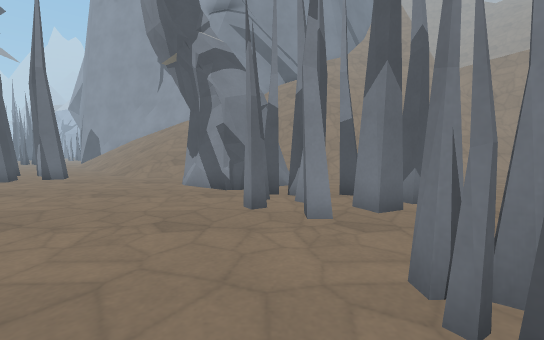
[1] (above)

20 first-person views from a walk through a level from a Godot 3-D game. The camera is 1.2 m above the floor, tilts 4° down and sees 90° across. Doors that lead somewhere are drawn open, without their leaves. The floor is counted in squares, 1 m on a side. Each view is taken from the middle of a square. On the plan, view 1 faces up. The plan holds only what a view shows up to about 13 squares ahead; the rest is blank. The place goes on beyond the plan. Surface patterns are stand-ins for the level's own textures.

[2]
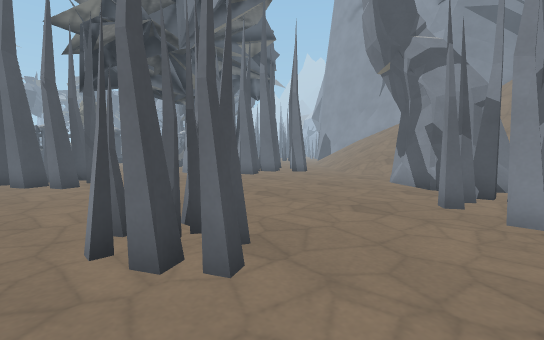

[3]
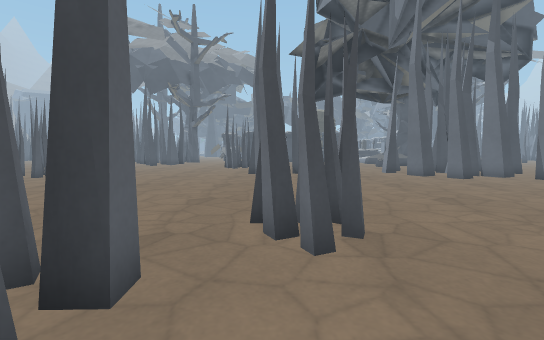

[4]
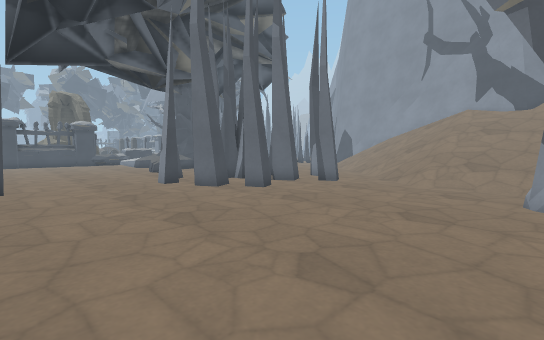

[5]
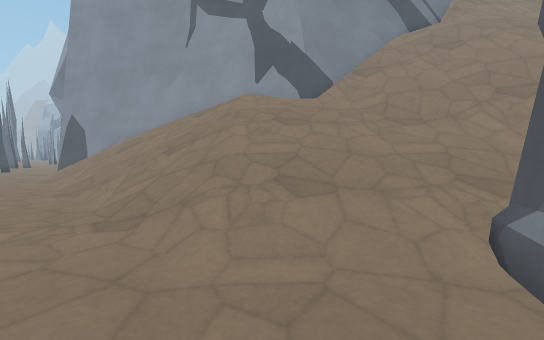

[6]
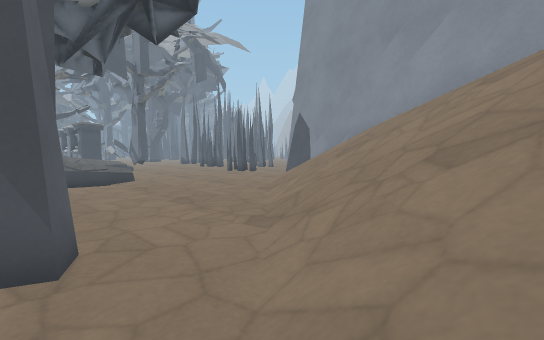

[7]
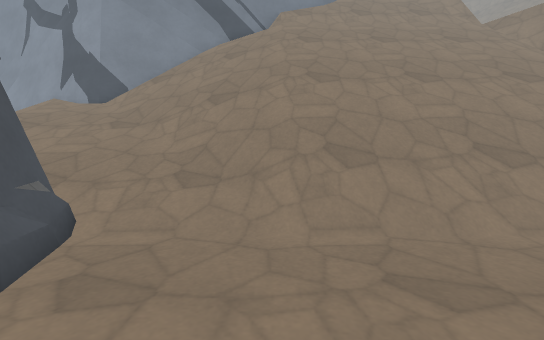

[8]
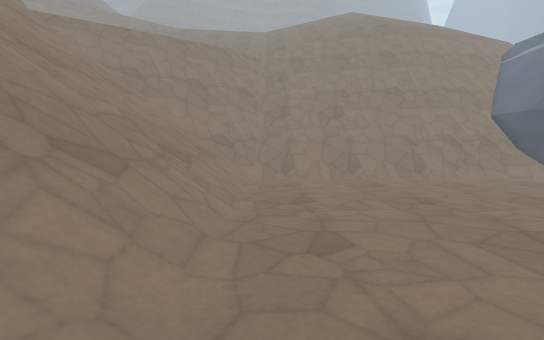

[9]
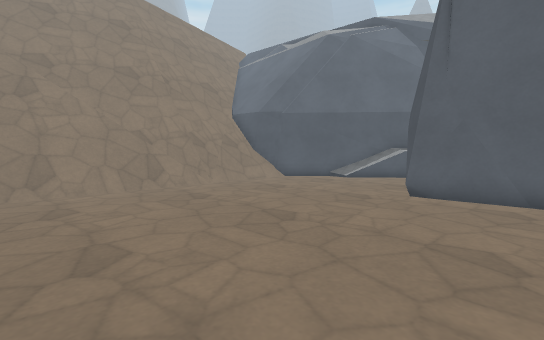

[10]
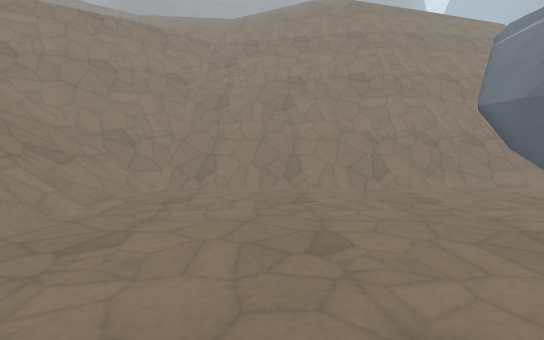

[11]
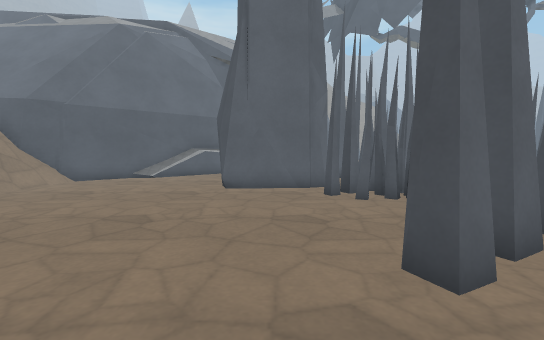

[12]
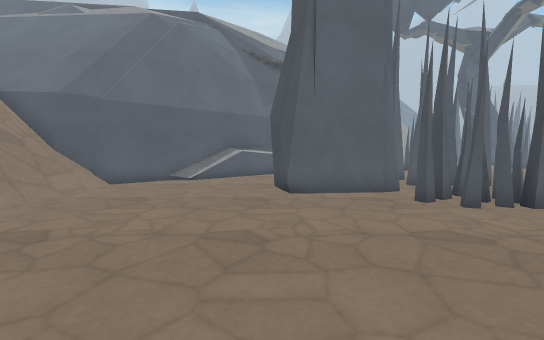

[13]
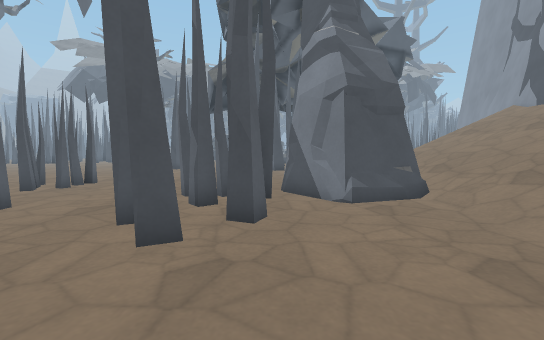

[14]
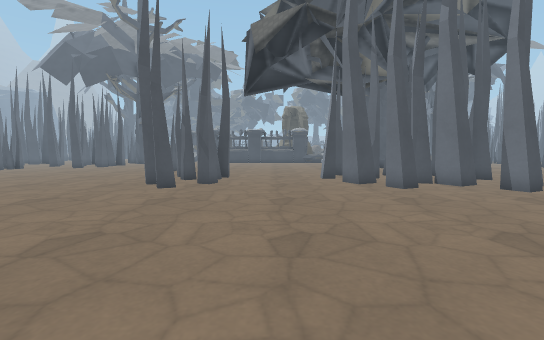

[15]
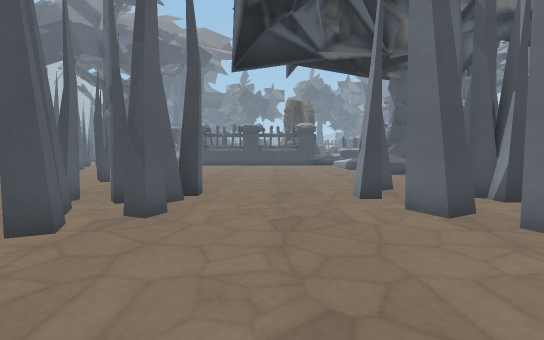

[16]
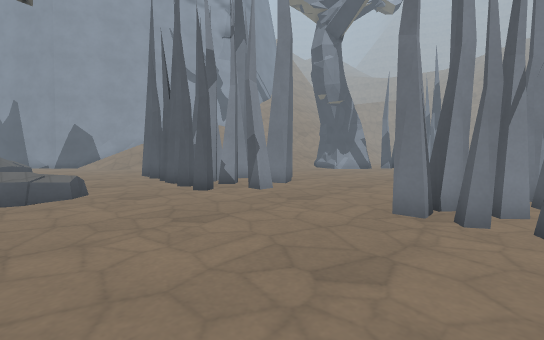

[17]
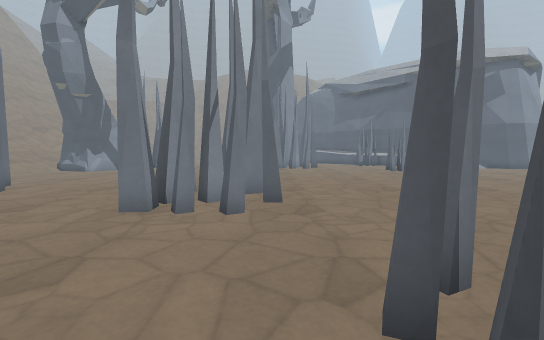

[18]
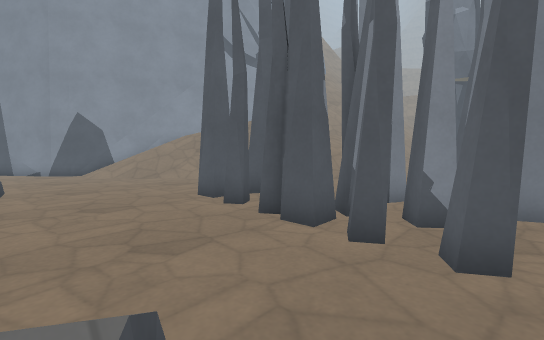

[19]
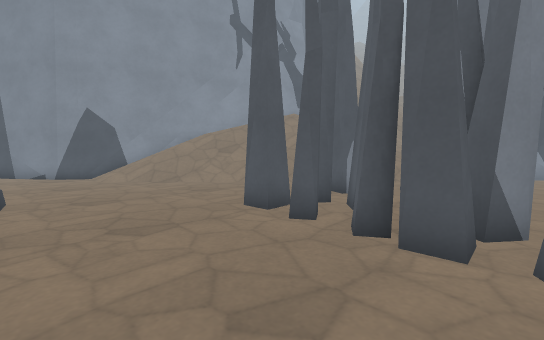

[20]
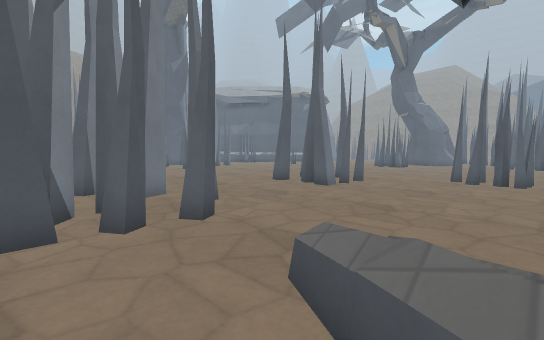

### Floor plan
Key: @ floor where view 1 was taken; # wall or solid block; x gap in a wall; . floor; / step, stairs or slope; = window, fence, low wall or low ledge; v drop or lower ground.
Columns run from 19 left of view 1 to 19 right of it. Each row starts with its distance up from view 1.
 25  ##
 24  .##
 23  ..###
 22  .../####           ### ////
 21  ...////####     ####///////////v
 20  ....//////########/////////////=#
 19 ......///////####///////////////=##
 18 ......./////////////////////////###
 17 ........////////////////////////###
 16  x.......///////////////////////###
 15 =#........//////////////////////###
 14 ##........./////////////////////#####
 13 =....#####..////////////////////#####
 12  ....######..////###////////////###==
 11  ....######.....####............/////
 10 .... ####.......## #=.........../////
  9 =...######......####............/////
  8 =#..######........####..........//////#
  7 ....#.###..........####........./////#=
  6 ...................####.........////#=#
  5 ...................###..........///#=##
  4 ................................//#=###
  3 ................................/#=###
  2 .....####...........###.........=####
  1 .....#####......###.### ......../=###
  0 .....#####......###@ .#####.....//=##
 -1 ......###............ #   #.....#####
 -2 ###...............####     ....######
 -3 ###...............####    ....##
 -4 ............... .. #      ..=##

Positions as (right, up) in squares from view 1, and headings:
1: (0, 0), facing up
2: (1, -1), facing up-left
3: (2, 0), facing left
4: (-3, 2), facing up-left
5: (-5, 9), facing up
6: (-7, 13), facing up-left
7: (3, 8), facing up
8: (1, 11), facing right
9: (4, 8), facing down-right
10: (4, 8), facing right
11: (5, 9), facing down
12: (7, 8), facing down
13: (7, 8), facing left
14: (-1, 4), facing left
15: (-6, 4), facing left
16: (-19, 0), facing up-right
17: (-19, -1), facing right
18: (-18, 7), facing up-right
19: (-18, 9), facing up-right
20: (-19, 10), facing down-right
